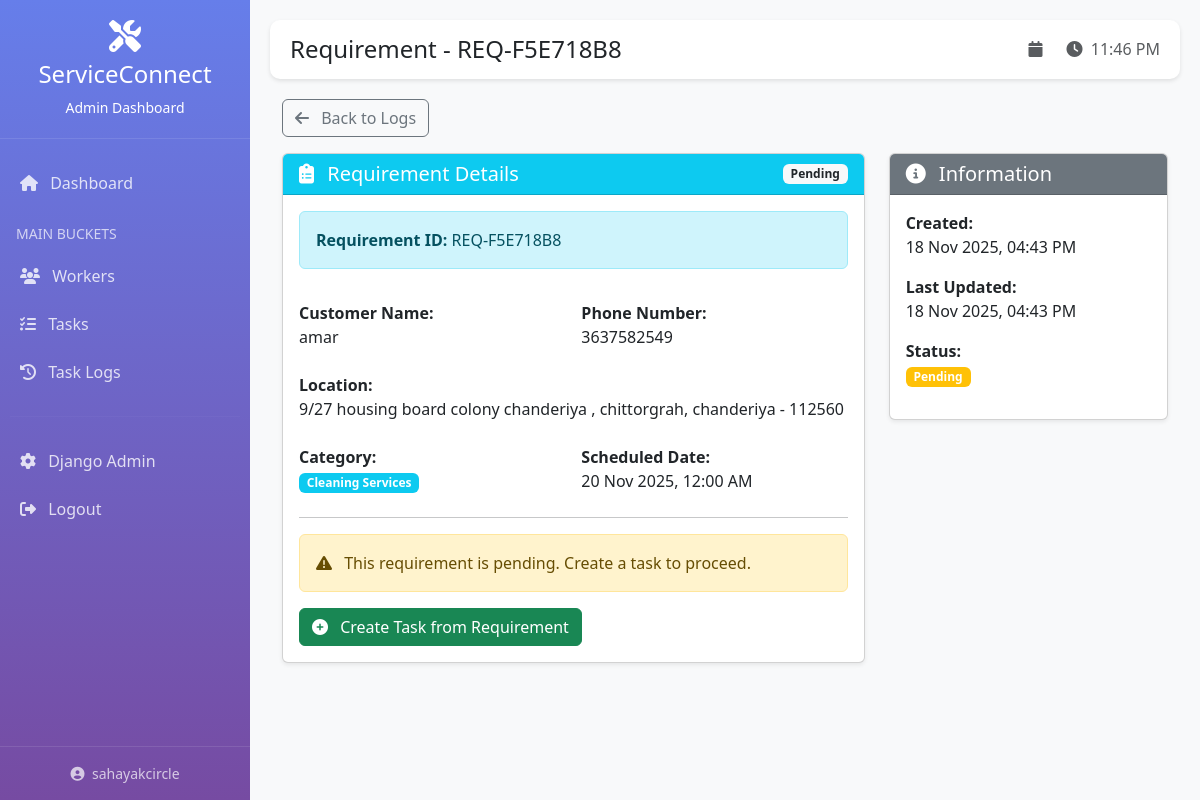
The page /dashboard/requirements/EL81G84DDJX15MZWH/ (signed in) on the database as committed earlier.
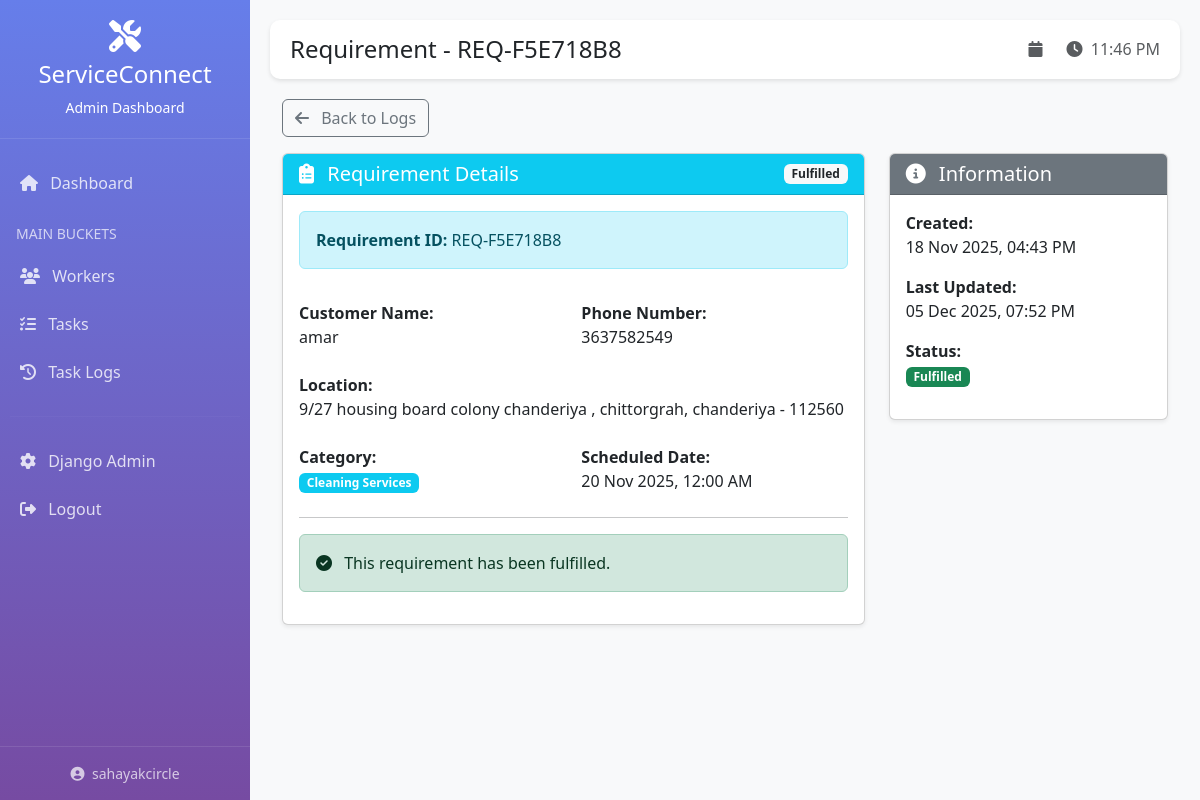
The same page on the database as committed later.
### apps/requirements/models.py (models this page shows, shortened)
class Requirement(models.Model):
    id = models.CharField(
        primary_key=True,
        max_length=25,
        editable=False,
        unique=True
    )
    requirement_id = models.CharField(max_length=100, unique=True)
    name = models.CharField(max_length=200)
    number = models.CharField(max_length=15)
    location = models.TextField()
    category = models.ForeignKey(
        'categories.Category',
        on_delete=models.SET_NULL,
        null=True,
        related_name='requirements'
    )
    worker = models.ForeignKey(
        'workers.Worker',
        on_delete=models.SET_NULL,
        null=True,
        blank=True,
        related_name='requirements'
    )
    status = models.CharField(max_length=20, default='pending')
    scheduled_date = models.DateTimeField(blank=True, null=True)
    created_at = models.DateTimeField(auto_now_add=True)
    updated_at = models.DateTimeField(auto_now=True)

### apps/categories/models.py (models this page shows, shortened)
class Category(models.Model):
    id = models.CharField(
        primary_key=True,
        max_length=25,
        editable=False,
        unique=True
    )
    name = models.CharField(max_length=200)
    code = models.CharField(max_length=50, unique=True)
    category_type = models.CharField(
        max_length=20,
        choices=(('primary', 'Primary Category'), ('subcategory', 'Subcategory')),
        default='primary'
    )
    priority = models.IntegerField(default=0)
    parent = models.ForeignKey(
        'self',
        on_delete=models.CASCADE,
        null=True,
        blank=True,
        related_name='subcategories',
        limit_choices_to={'category_type': 'primary'}
    )
    created_at = models.DateTimeField(auto_now_add=True)
    updated_at = models.DateTimeField(auto_now=True)
    class Meta:
        db_table = 'categories'
        ordering = ['priority', 'name']

### apps/dashboard/views.py (the view)
# urls.py: path('requirements/<str:pk>/', views.requirement_detail, name='requirement_detail'),
@login_required(login_url='dashboard:login')
def requirement_detail(request, pk):
    requirement = get_object_or_404(Requirement, pk=pk)
    related_tasks = Task.objects.filter(
        cust_name=requirement.name,
        cust_phone=requirement.number
    )
    context = {
        'requirement': requirement,
        'related_tasks': related_tasks,
    }
    return render(request, 'dashboard/requirement_detail.html', context)

### templates/dashboard/requirement_detail.html (shortened to what the changed rows need)
{% extends 'dashboard/base.html' %}
{% block page_title %}Requirement - {{ requirement.requirement_id }}{% endblock %}
{% block content %}
<div class="container-fluid">
    <div class="row g-4">
        <div class="col-md-8">
            <div class="card shadow-sm">
                <div class="card-header bg-info text-white d-flex justify-content-between align-items-center">
                    <h5 class="mb-0"><i class="fas fa-clipboard-list me-2"></i> Requirement Details</h5>
                    <span class="badge bg-light text-dark">{{ requirement.status|title }}</span>
                </div>
                <div class="card-body">
                    <div class="row g-3">
                        <div class="col-md-12">
                            <div class="alert alert-info">
                                <strong>Requirement ID:</strong> {{ requirement.requirement_id }}
                            </div>
                        </div>
                        <div class="col-md-6">
                            <strong>Customer Name:</strong>
                            <p class="mb-2">{{ requirement.name }}</p>
                        </div>
                        <div class="col-md-6">
                            <strong>Phone Number:</strong>
                            <p class="mb-2">{{ requirement.number }}</p>
                        </div>
                        <div class="col-md-12">
                            <strong>Location:</strong>
                            <p class="mb-2">{{ requirement.location }}</p>
                        </div>
                        <div class="col-md-6">
                            <p class="mb-2">
                                {% if requirement.category %}
                                    <span class="badge bg-info">{{ requirement.category.name }}</span>
                                {% else %}
                                    N/A
                                {% endif %}
                            </p>
                        </div>
                        {% if requirement.scheduled_date %}
                        <div class="col-md-6">
                            <strong>Scheduled Date:</strong>
                            <p class="mb-2">{{ requirement.scheduled_date|date:"d M Y, h:i A" }}</p>
                        </div>
                        {% endif %}
                    </div>
                    <hr>
                    {% if requirement.status == 'pending' %}
                    <div class="alert alert-warning">
                        <i class="fas fa-exclamation-triangle me-2"></i>
                        This requirement is pending. Create a task to proceed.
                    </div>
                    <a href="{% url 'dashboard:task_create_from_requirement' requirement.id %}" class="btn btn-success">
                        <i class="fas fa-plus-circle me-2"></i> Create Task from Requirement
                    </a>
                    {% else %}
                    <div class="alert alert-success">
                        <i class="fas fa-check-circle me-2"></i>
                        This requirement has been fulfilled.
                    </div>
                    {% endif %}
                </div>
            </div>
        </div>
        <div class="col-md-4">
            <div class="card shadow-sm">
                <div class="card-body">
                    <p><strong>Created:</strong><br>{{ requirement.created_at|date:"d M Y, h:i A" }}</p>
                    <p><strong>Last Updated:</strong><br>{{ requirement.updated_at|date:"d M Y, h:i A" }}</p>
                    <p><strong>Status:</strong><br>
                        <span class="badge bg-{% if requirement.status == 'fulfilled' %}success{% elif requirement.status == 'pending' %}warning{% else %}info{% endif %}">
                            {{ requirement.status|title }}
                        </span>
                    </p>
                </div>
            </div>
        </div>
    </div>
</div>
{% endblock %}

Rows that differ between the two databases and show on the page:
changed Requirement "REQ-F5E718B8": status "Pending" → "Fulfilled"; updated_at "18 Nov 2025, 04:43 PM" → "05 Dec 2025, 07:52 PM"
Other text that changed with them:
text no longer shown: "This requirement is pending. Create a task to proceed. Create Task from Requirement"
text now shown: "This requirement has been fulfilled."
